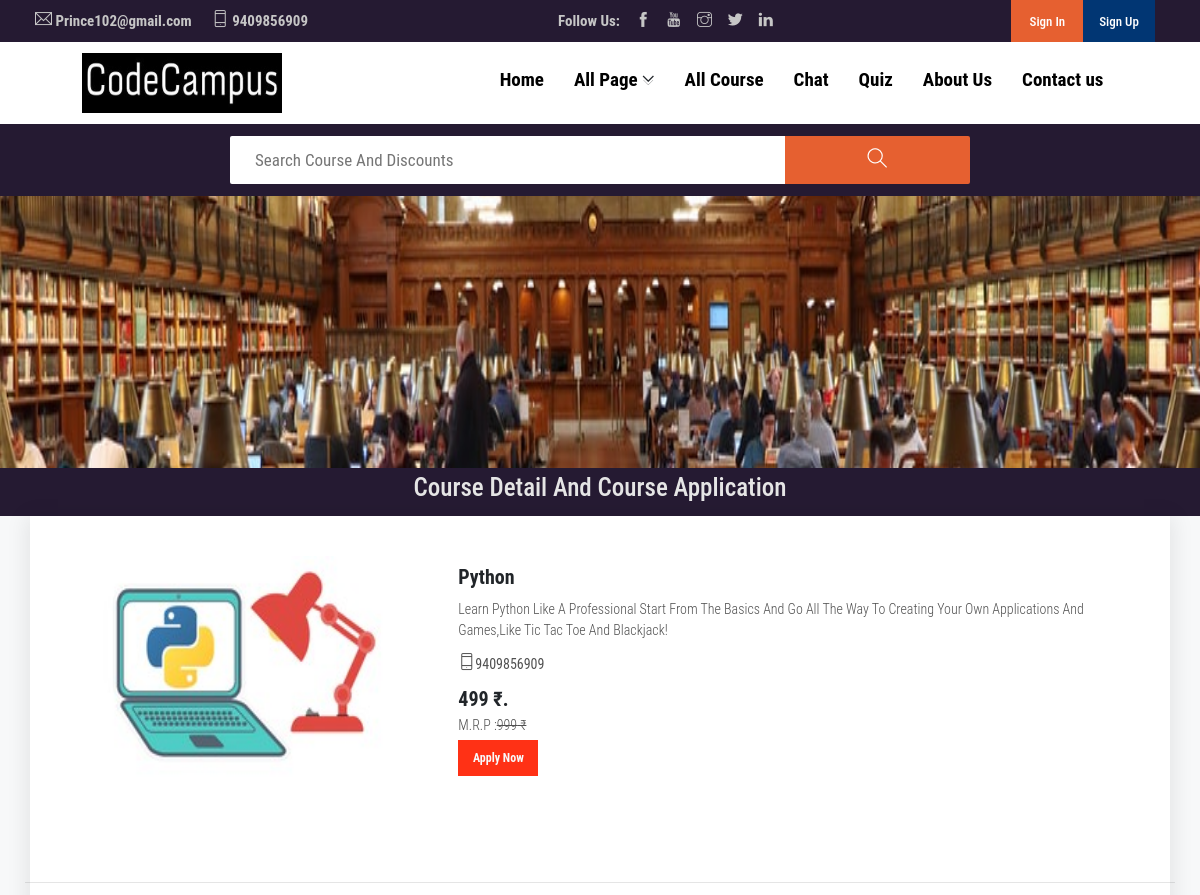
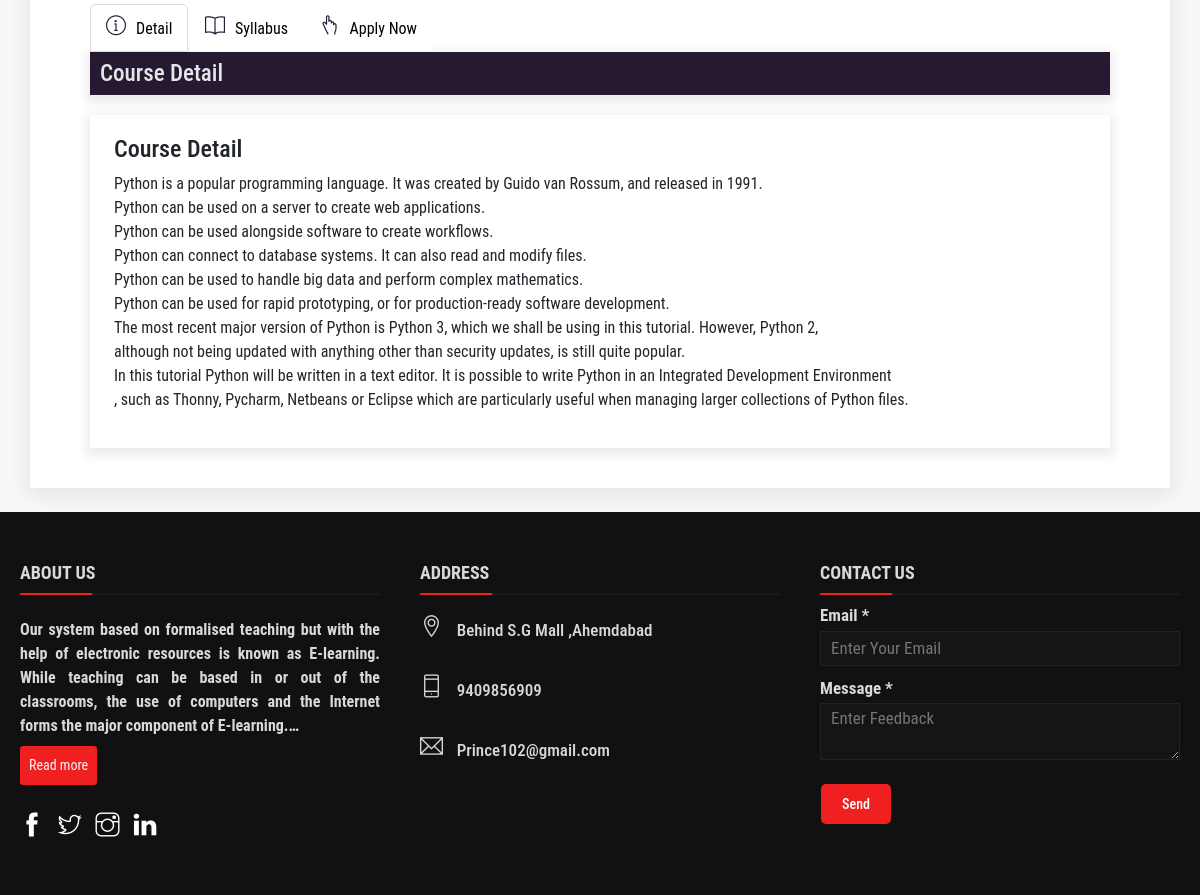
Page /course_detail.php?course_id=3 on the committed database (2 pictures, top to bottom).
### tables this page shows
CREATE TABLE `site_setting` (
  `id` int(11) NOT NULL,
  `site_logo` varchar(255) NOT NULL,
  `address` varchar(255) NOT NULL,
  `contect_no` varchar(255) NOT NULL,
  `email` varchar(255) NOT NULL,
  `about_img` varchar(255) NOT NULL,
  `head_line` varchar(1000) NOT NULL,
  `about_us` varchar(2000) NOT NULL
);

CREATE TABLE `coursedetail` (
  `course_id` int(20) NOT NULL,
  `course_title` varchar(100) NOT NULL,
  `course_detail` varchar(500) NOT NULL,
  `course_contect` varchar(20) NOT NULL,
  `course_amrp` int(20) NOT NULL,
  `course_dmrp` int(20) NOT NULL,
  `course_file` varchar(255) NOT NULL
);

CREATE TABLE `course_syllabus` (
  `id` int(11) NOT NULL,
  `c_id` int(11) NOT NULL,
  `c_detail` varchar(2000) NOT NULL,
  `course_syllabus` varchar(2000) NOT NULL
);

### course_detail.php (the view, shortened to what this page needs)
<!DOCTYPE html>
<html lang="en">
	<head>
		<link rel="stylesheet" href="https://stackpath.bootstrapcdn.com/font-awesome/4.7.0/css/font-awesome.min.css">
		<link rel="stylesheet" href="https://maxcdn.bootstrapcdn.com/bootstrap/4.0.0/css/bootstrap.min.css"/>
		<link rel="stylesheet" href="css/themify-icons.css">
		<link rel="stylesheet" href="css/style.css">
	</head>
	<body>
		<?php
			include 'session_check.php';
			include 'Header_top.php';
			include 'Navbar.php';
			include 'Header_search.php';
		?>
		<div class="container-fluid">
			<div class="row">
				<div class="col-xl-12">
				</div>
			</div>
			<div class="row">
				<div class="course_back_img px-0 col-xl-12 col-lg-12 col-md-12 col-sm-12">
				</div>
			</div>
		</div>
		<div class="container-fluid course_top">
			<div class="row">
				<div class="col-xl-12 px-0 col-lg-12 col-md-12 col-sm-12">
					<div class="course_hed">
						<h6>Course Detail And Course Application</h6>
					</div>
				</div>
			</div>
		</div>
		<div class="Course_wrapper pb-4">
			<div class="container Course_wrapper_child">
				<div class="row">
					<div class="col-xl-12 col-lg-12 col-md-12 col-sm-12 px-0">
						<?php
							include 'config.php';
							$stu_course_id = $_GET['course_id'];
							$select_sql = "SELECT * FROM coursedetail WHERE course_id = $stu_course_id";
							$query = mysqli_query($conn,$select_sql) or die(mysqli_error($conn));
							if (mysqli_num_rows($query) > 0) {
								$row = mysqli_fetch_assoc($query);
									echo '
												<div class="course_card d-flex">
														<div class="col-xl-4 col-lg-4 col-md-12 col-sm-12">
																<img class="mr-0" height="230" src="Admin/'.$row['course_file'].'" class="img-thumbnail img-fluid" alt="">
														</div>
														<div class="col-xl-8 col-lg-4 col-md-12 col-sm-12">
																<div class="course-body py-1">
																		<h4>'.$row['course_title'].'</h4>
																		<p>'.$row['course_detail'].'</p>
																		<p><b><i class="ti-mobile"></i>'.$row['course_contect'].'</b></p>
																		<h5 class="Mrp mb-1">'.$row['course_amrp'].'&nbsp;₹.</h5>
																		<p class="mb-1">M.R.P :<del>'.$row['course_dmrp'].'&nbsp;₹</del></p>
																		<button type="button" class="text-light Apply_btn">Apply Now</button>
																</div>
														</div>
												</div>
											';
							}
						?>
						<hr>
						<div class="course_detail col-lg-12 col-xl-12 col-sm-12 col-md-12">
							<div class="btn-tab px-0">
								<button type="button" id="Toggle-Tab-5"><i class="ti ti-info-alt">  </i>Detail</button>
								<button type="button" id="Toggle-Tab-6"><i class="ti ti-book">  </i>Syllabus</button>
								<button type="button" id="Toggle-Tab-7"><i class="ti ti-hand-point-up">  </i>Apply Now</button>
							</div>
							<div class="main_con">
								<div class="detail_box1">
									<div class="course_detail_heading">
										<h4>Course Detail</h4>
									</div>
									<div class="co_main_content5 px-4">
										<h4>Course Detail</h4>
										<?php
											$csquery = mysqli_query($conn,"SELECT * FROM `course_syllabus` WHERE c_id = $stu_course_id");
											$cs = mysqli_fetch_assoc($csquery);
											if (mysqli_num_rows($csquery) != 0) {
												echo '<p>'.$cs['c_detail'].'</p>';
											}else{
												echo '<p>'.$row['course_detail'].'</p>';
											}
										?>
									</div>
								</div>
							</div>
						</div>
					</div>
				</div>
			</div>
		</div>
			<?php include 'footer.php'; ?>
			</body>
		</html>

### Header_top.php (shortened to what this page needs)
<?php
	$site_qry = mysqli_query($conn,"SELECT * FROM `site_setting`");
	$site_data = mysqli_fetch_assoc(mysqli_query($conn,"SELECT * FROM `site_setting`"));
?>
<div class="header-top">
	<div class="container-fluid">
		<div class="row">
			<div class="col-lg-12">
				<div class="headertop-wrap d-flex align-items-center justify-content-between">
					<div class="phone" style="">
						<p>
							<?php
								if (mysqli_num_rows($site_qry) > 0) {
								  	echo '<span><i class="ti ti-email"></i><b id="phone">&nbsp;'.$site_data['email'].'</b></span>';
									echo '<span><i class="ti ti-mobile"></i><b id="phone">&nbsp;'.$site_data['contect_no'].'</b></span>';
								}
							 ?>
						</p>
					</div>
					<div class="social-midea mx-0">
						<p>
							<span><b>Follow Us: </b></span>
							<span><i class="ti-facebook"></i></span>
							<span><i class="ti-youtube"></i></span>
							<span><i class="ti-instagram"></i></span>
							<span><i class="ti-twitter-alt"></i></span>
							<span><i class="ti-linkedin"></i></span>
						</p>
					</div>
					<div class="d-flex align-items-center justify-content-end">
						<div class="btn-right-part">
							<span id="signin_signup_btn">
								<button type="button" id="login-btn">Sign In</button>
								<button type="button" id="register-btn">Sign Up</button>
							</span>
						</div>
					</div>
				</div>
			</div>
		</div>
	</div>
</div>

### Navbar.php (shortened to what this page needs)
<div class="container-fluid">
	<div class="row">
		<div class="navbar d-flex align-self-center justify-content-around">
			<div class="logo">
				<?php include 'config.php'; $site_data = mysqli_fetch_assoc(mysqli_query($conn,"SELECT * FROM `site_setting`"));
					echo '<a href="index.php"><img src="Admin/'.$site_data['site_logo'].'" height="60px" width="200px" alt=""></a>';
				?>
			</div>
			<div class="nav">
				<nav>
					<ul class="nav-links text-center">
						<li><a href="index.php">Home</a></li>
						<li id="Mega-Link"><a>All Page</a><i class="ti ti-angle-double-down"></i></li>
						<li><a href="All_course.php">All Course</a></li>
						<li><a href="stu_chat.php">Chat</a></li>
						<li><a href="stu_show_quizs.php">Quiz</a></li>
						<li><a href="About_us.php">About Us</a></li>
						<li><a id="feedback_link">Contact us</a></li>
					</ul>
				</nav>
			</div>
		</div>
	</div>
</div>

### Header_search.php (shortened to what this page needs)
<div class="header-search" style="position: relative;">
	<div class="container">
		<div class="row">
			<div class="col-lg-12">
				<div class="search-form d-flex align-items-center justify-content-center">
					<div class="col-lg-6 col-md-7 col-sm-9 col-9 px-0 search-box">
						<input type="text" id="search_box" placeholder="Search Course And Discounts">
					</div>
					<div class="col-lg-2 col-md-2 col-sm-2 col-2 px-0 search-btn">
						<button type="button" class="search_btn"><i class="ti ti-search"></i></button>
					</div>
				</div>
			</div>
		</div>
	</div>
</div>

### footer.php (shortened to what this page needs)
<footer>
	<div class="fmain-content">
		<div class="left box">
			<h2>About us</h2>
			<div class="fcontent">
				<?php
					$site_data = mysqli_fetch_assoc(mysqli_query($conn,"SELECT * FROM `site_setting`"));
				?>
				<div class="module line-clamp">
					<p><?php echo $site_data['about_us']; ?></p>
				</div>
				<button class="red_mr btn btn-sm py-2 mt-2"><a href="#" class="text-light">Read more</a></button>
				<div class="social">
					<a href=""><span class="ti ti-facebook"></span></a>
					<a href=""><span class="ti ti-twitter"></span></a>
					<a href=""><span class="ti ti-instagram"></span></a>
					<a href=""><span class="ti ti-linkedin"></span></a>
				</div>
			</div>
		</div>
		<div class="center box">
			<h2>Address</h2>
			<div class="fcontent">
				<div class="place">
					<span class="ti ti-location-pin"></span>
					<span class="text"><?php echo $site_data['address']; ?></span>
				</div>
				<div class="fphone">
					<span class="ti ti-mobile"></span>
					<span class="text"><?php echo $site_data['contect_no']; ?></span>
				</div>
				<div class="email">
					<span class="ti ti-email"></span>
					<span class="text"><?php echo $site_data['email']; ?></span>
				</div>
			</div>
		</div>
		<div class="right box">
			<h2>Contact us</h2>
			<div class="fcontent">
				<form action="#" id="f_form">
					<div class="email">
						<div class="text">Email *</div>
						<input type="email" id="f_email" placeholder="Enter Your Email" value="<?php if(isset($_SESSION['admin_email'])){echo $_SESSION['admin_email']; }else if(isset($_SESSION['email'])){ echo $_SESSION['email']; }?>" readonly required>
					</div>
					<div class="msg">
						<div class="text">Message *</div>
						<textarea id="msgForm" rows="2" cols="25" placeholder="Enter Feedback" required></textarea>
						<br>
						<div class="btn">
							<button type="submit" id="send_feedback_ft">Send</button>
						</div>
					</form>
				</div>
			</div>
		</div>
	</footer>

### rows in the picture
site_setting: email "Prince102@gmail.com", contect_no "9409856909", site_logo (picture), about_us "Our system based on formalised teaching but with the help of electronic resources is known as E-learning. While teaching can be based in or out of the classrooms, the use of computers and the Internet forms the major component of E-learning.", address "Behind S.G Mall ,Ahemdabad"
coursedetail: course_file (picture), course_title "Python", course_detail "Learn Python Like A Professional Start From The Basics And Go All The Way To Creating Your Own Applications And Games,like Tic Tac Toe And Blackjack!", course_contect "9409856909", course_amrp "499", course_dmrp "999"
course_syllabus: c_detail "Python is a popular programming language. It was created by Guido van Rossum, and released in 1991. Python can be used on a server to create web applications. Python can be used alongside software to create workflows. Python can connect to database systems. It can also read and modify files. Python can be used to handle big data and perform complex mathematics. Python can be used for rapid prototyping, or for production-ready software development. The most recent major version of Python is Python 3, which we shall be using in this tutorial. However, Python 2, although not being updated with anything other than security updates, is still quite popular. In this tutorial Python will be written…"
